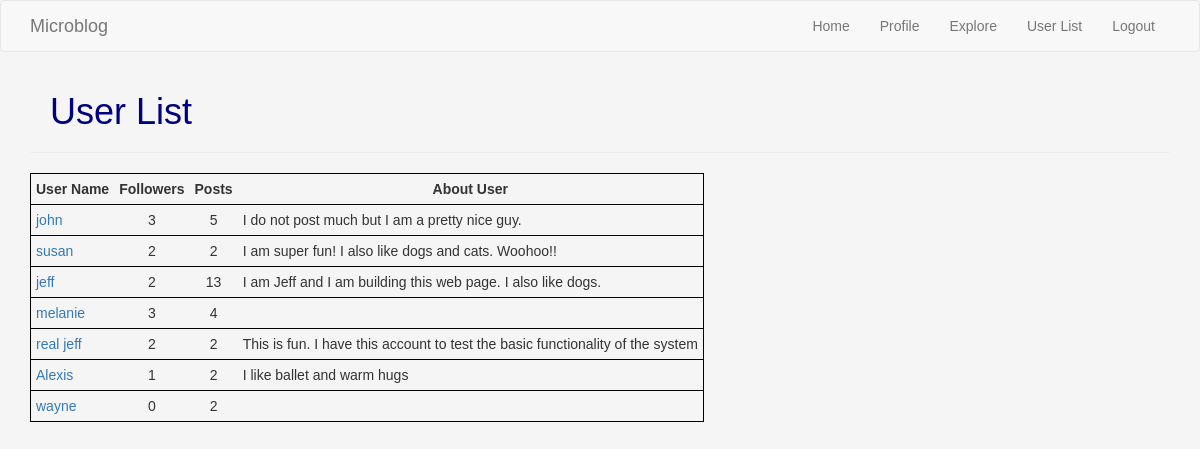
Screenshot of /user_list (signed in) with the database file from the repository.
### webapp/models.py (models this page shows, shortened)
class User(UserMixin, db.Model):
    id = db.Column(db.Integer, primary_key=True)
    username = db.Column(db.String(64), index=True, unique=True)
    email = db.Column(db.String(120), index=True, unique=True)
    password_hash = db.Column(db.String(128))
    posts = db.relationship('Post', backref='author', lazy='dynamic')
    about_me = db.Column(db.String(140))
    last_seen = db.Column(db.DateTime, default=datetime.utcnow)
    followed = db.relationship(
        'User', secondary=followers,
        primaryjoin=(followers.c.follower_id == id),
        secondaryjoin=(followers.c.followed_id == id),
        backref=db.backref('followers', lazy='dynamic'), lazy='dynamic')
    def user_posts(self):
        own_posts = Post.query.filter_by(user_id=self.id)
        return own_posts.order_by(Post.timestamp.desc())

### webapp/routes.py (the view)
@webapp.route('/user_list')
@login_required
def user_list():
    users = User.query.all()
    return render_template('user_list.html', users=users)

### webapp/models.py (called while the page is built)
@login.user_loader
def load_user(id):
    return User.query.get(int(id))

### webapp/routes.py (called while the page is built)
@webapp.before_request
def before_request():
    if current_user.is_authenticated:
        current_user.last_seen = datetime.utcnow()
        db.session.commit()

### webapp/templates/user_list.html
{% extends "base.html" %}
{% block app_content %}
    <h1>User List</h1>
    <hr>
    <table class="user_list_table">
        <tr><th  class="user_list_cell">User Name</th>
            <th class="user_list_cell user_list_nums">Followers</th>
            <th class="user_list_cell user_list_nums">Posts</th>
            <th class="user_list_cell">About User</th></tr>
        {% for user in users %}
            <tr class="user_list_row">
                <td class="user_list_cell"><a href={{ url_for('user', username=user.username) }} >{{ user.username }}</a></td>
                <td class="user_list_cell user_list_nums">{{ user.followers.count() }}</td>
                <td class="user_list_cell user_list_nums">{{ user.user_posts().count() }}</td>
                <td class="user_list_cell">{% if user.about_me %}
                    {{ user.about_me }}
                {% endif %}</td>
            </tr>
        {% endfor %}
    </table>
{% endblock %}

### webapp/static/css/mystyle.css (style rules this page uses)
body { background-color: whitesmoke; font-family: Verdana, Arial, Helvetica, sans-serif; }
h1 { color: navy; margin-left: 20px; }
.user_list_table { border: 1px solid black; }
.user_list_row { border: 1px solid black; }
.user_list_cell { border: 0px solid black; }
td.user_list_cell { padding: 5px; }
th.user_list_cell { text-align: center; padding: 5px; }
.user_list_nums { text-align: center; }

### rows the page displays
User: username "john", followers.count "3", user_posts "5", about_me "I do not post much but I am a pretty nice guy."
User: username "susan", followers.count "2", user_posts "2", about_me "I am super fun! I also like dogs and cats. Woohoo!!"
User: username "jeff", followers.count "2", user_posts "13", about_me "I am Jeff and I am building this web page. I also like dogs."
User: username "melanie", followers.count "3", user_posts "4"
User: username "real jeff", followers.count "2", user_posts "2", about_me "This is fun. I have this account to test the basic functionality of the system"
User: username "Alexis", followers.count "1", user_posts "2", about_me "I like ballet and warm hugs"
User: username "wayne", followers.count "0", user_posts "2"
